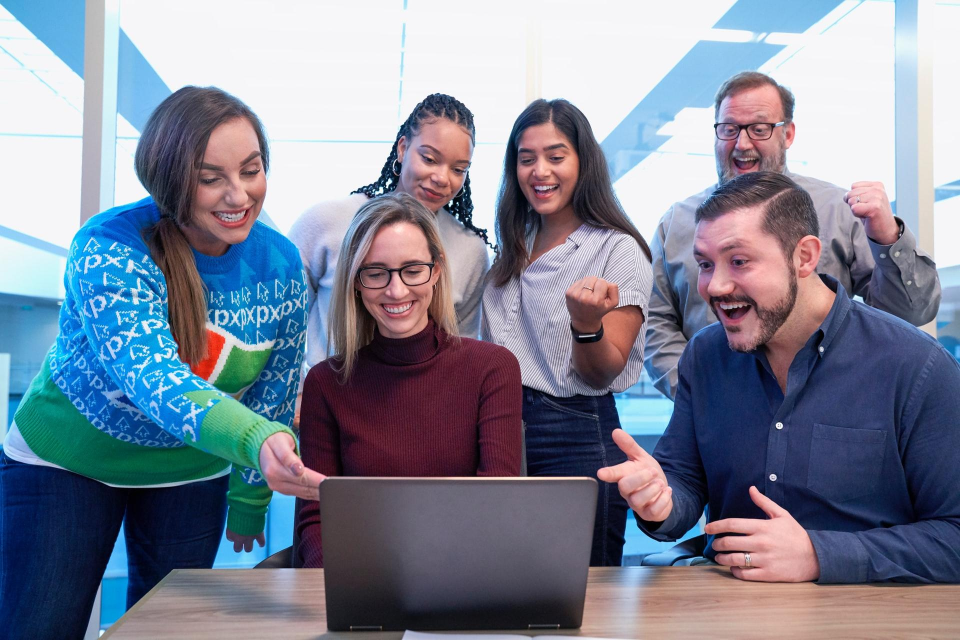
#> input picture image/windows_people.jpg, 1920 x 1280 px (shown at 1/2 size)
$ python zoom_in_face.py image/windows_people.jpg
#> lines starting #> are read from the running program, lines starting #| are printed output that depends on the picture; after the words box and inside, x2 and y2 are one past the last pixel; in counts of white or black regions, pixels touching at a corner belong together
import cv2
import subprocess
import os
import argparse


### Copyright: by Musicnbrain.org


def generate_zoom_video(image_path, output_path, start_x, start_y, zoom=2.8, duration=100, output_size='1920x1280'):
    command = [
        'ffmpeg', '-y', '-i', image_path,
        '-vf', f'scale=-1:-1,zoompan=x={start_x}:y={start_y}:z=\'if(lte(on,{duration}),(on/{duration})*{zoom}+1, {zoom})\':d={duration}:s={output_size}',
        '-pix_fmt', 'yuv420p', '-c:v', 'libx264', output_path
    ]
    process = subprocess.Popen(command, stdout=subprocess.PIPE, stderr=subprocess.PIPE)
    stdout, stderr = process.communicate()
    if process.returncode != 0:
        raise subprocess.CalledProcessError(process.returncode, command)


def zoom_in_face(image_path):
    ### Face Detection ###
#> called with image_path = 'image/windows_people.jpg'
    face_cascade = cv2.CascadeClassifier(cv2.data.haarcascades + 'haarcascade_frontalface_default.xml')
    # Load the image
    img = cv2.imread(image_path)
#> img is the input picture: shape (1280, 1920, 3); mean B, G, R 149.7, 132.8, 126.7
    # Convert color image to grayscale and detect face
    grayscale_img = cv2.cvtColor(img, cv2.COLOR_BGR2GRAY)
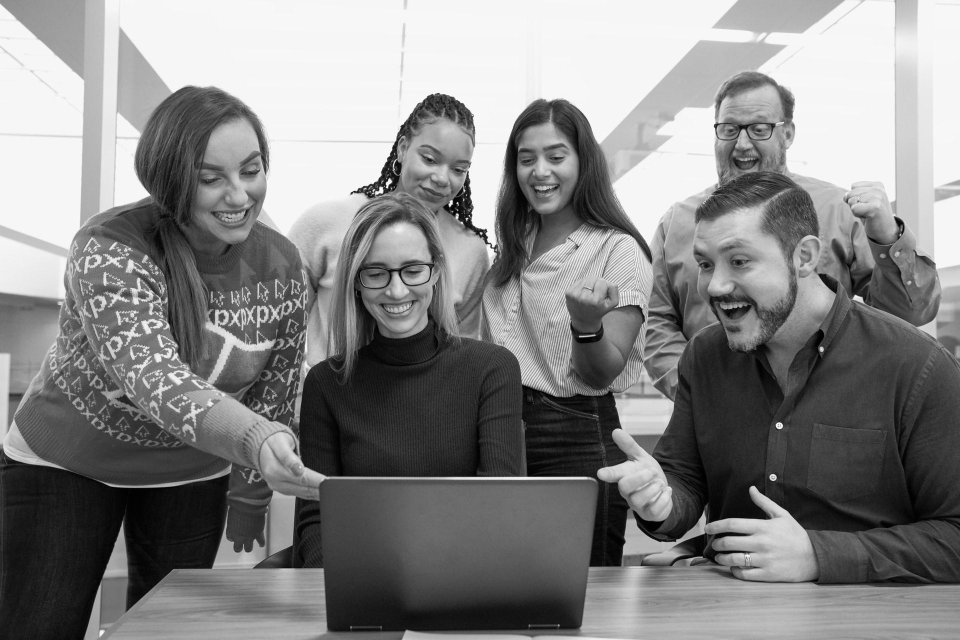
#> grayscale_img: shape (1280, 1920) (shown at 1/2 size); min 0, max 255, mean 132.8
    faces = face_cascade.detectMultiScale(grayscale_img, 1.1, 4)
#> faces = [[1031, 536, 90, 90], [1007, 254, 156, 156], [1401, 191, 176, 176], [692, 468, 197, 197], [367, 272, 201, 201], [1331, 439, 234, 234]]
    face_locations = []
    for (x, y, w, h) in faces:
        print(f'Face found. Position: x={x} y={y} width={w} height={h}')
        cv2.rectangle(img, (x, y), (x+w, y+h), (255, 0, 0), 2)
        face_locations.append((x, y, w, h))  # Adding the face location as a tuple to the list
#> this loop made 6 passes
#| Face found. Position: x=1031 y=536 width=90 height=90
#| Face found. Position: x=1007 y=254 width=156 height=156
#| Face found. Position: x=1401 y=191 width=176 height=176
#| Face found. Position: x=692 y=468 width=197 height=197
#| Face found. Position: x=367 y=272 width=201 height=201
#| Face found. Position: x=1331 y=439 width=234 height=234
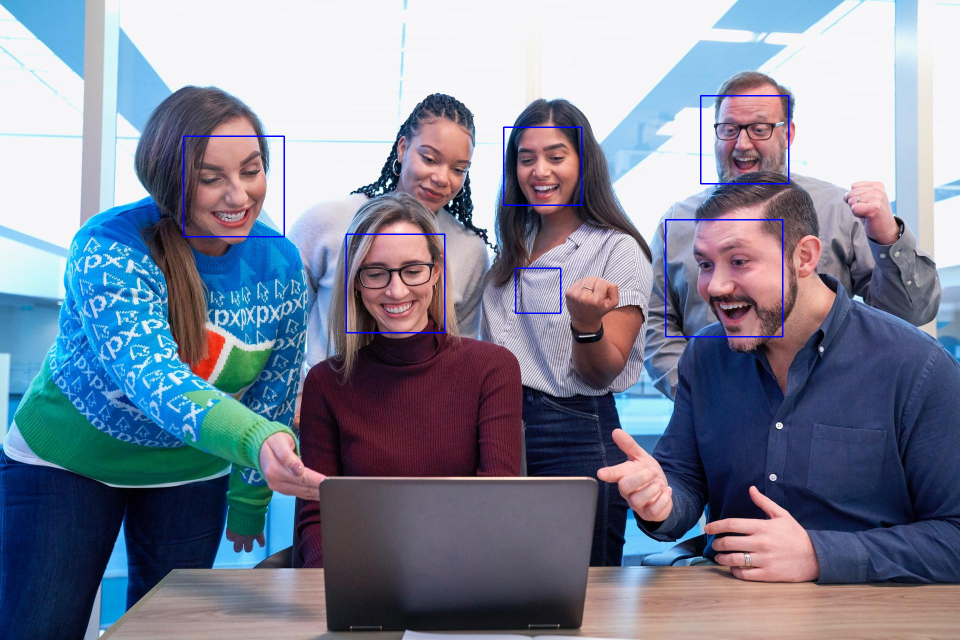
#> img: shape (1280, 1920, 3) (shown at 1/2 size); 0.51% of pixels changed, all inside (x1, y1, x2, y2) = (366, 190, 1579, 675)
#> after the loop, face_locations = [(1031, 536, 90, 90), (1007, 254, 156, 156), (1401, 191, 176, 176), (692, 468, 197, 197), (367, 272, 201, 201), (1331, 439, 234, 234)]
    cv2.imshow('img', img)
    cv2.waitKey(30)
    x_coord = 1120 + 50
    y_coord = 450 - 50

    ### Video Generation ###
    generate_zoom_video(image_path, './out/zoom_video_3.mp4', x_coord, y_coord, zoom=1.5)
    print("Successfully generated video")


if __name__ == "__main__":
    parser = argparse.ArgumentParser()
    parser.add_argument("image_path", help="The path of the input image.")
    args = parser.parse_args()
#> (the run stopped early here; a loop or call above may not have finished)
